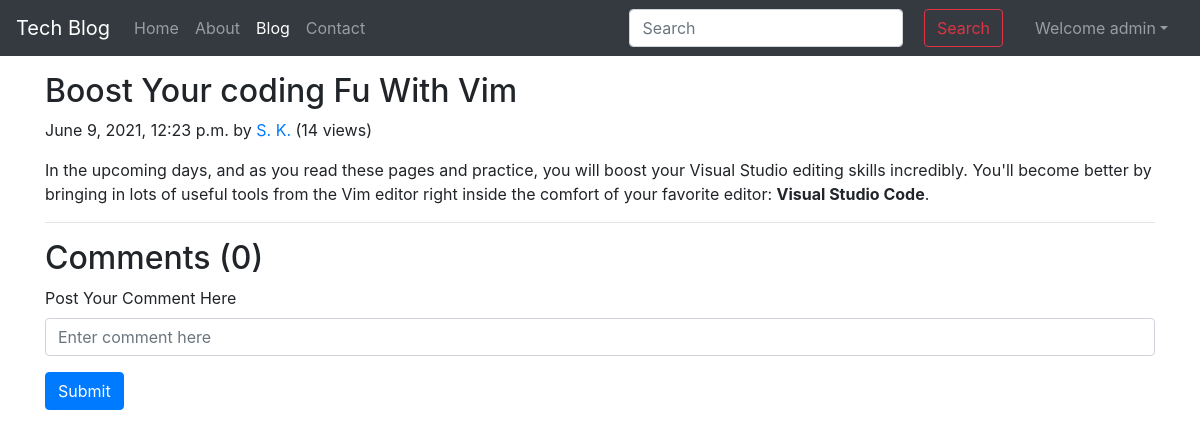
The app's page /blog/boost-your-coding-fu-with-vim (signed in) with its own data.
### blog/models.py (models this page shows, shortened)
class Post(models.Model):
    sno = models.AutoField(primary_key=True)
    title = models.CharField(max_length=255)
    content = models.TextField()
    noOfViews = models.IntegerField(default=0)
    author = models.CharField(max_length=13)
    slug = models.CharField(max_length=130, default="")
    timeStamp = models.DateTimeField(blank=True)

### blog/views.py (the view)
# urls.py: path("<str:slug>", views.blogPost, name="blogPost"),
def blogPost(request, slug):
    post = Post.objects.filter(slug=slug).first()
    post.noOfViews += 1
    post.save()
    comments = BlogComment.objects.filter(post=post, parent=None)
    replies = BlogComment.objects.filter(post=post).exclude(parent=None)
    replyDict = {}
    for reply in replies:
        if reply.parent.sno not in replyDict.keys():
            replyDict[reply.parent.sno] = [reply]  # creating a list
        else:
            replyDict[reply.parent.sno].append(reply)  # appending to the list
    context = {"post": post, "comments": comments, "user": request.user, "replyDict": replyDict}
    return render(request, "blog/blogPost.html", context)

### templates/blog/blogPost.html (shortened to what this page needs)
{% extends 'base.html' %}
{% block blogactive %} active {% endblock blogactive %}
{% block body %}
{% load humanize %}
{% load extras %}
<div class="container my-3">
    <h2 class="blog-post-title">{{post.title}}</h2>
    <p class="blog-post-meta">{{post.timeStamp}} by <a href="/about">{{post.author}}</a>
    <span>({{ post.noOfViews }} views)</span>
    </p>
    <p>{{post.content | safe}}</p>
    <hr>
</div>
<div class="container">
    <h2>Comments ({{ comments.count }})</h2>
    <div class="my-2">
        {% if user.is_authenticated %}
        <form action="/blog/postComment" method="POST"> {% csrf_token %}
            <div class="form-group">
                <label for="comment">Post Your Comment Here</label>
                <input type="text" class="form-control" name="comment" id="comment" placeholder="Enter comment here">
            </div>
            <button type="submit" class="btn btn-primary">Submit</button>
        </form>
        {% else %}
        <p>Please login to post comment.</p>
        {% endif %}
    </div>
</div>
{% endblock body %}

### templates/base.html (shortened to what this page needs)
<!doctype html>
<html lang="en">
<head>
  <link rel="stylesheet" href="https://stackpath.bootstrapcdn.com/bootstrap/4.5.2/css/bootstrap.min.css"
>
</head>
<body>
  <nav class="navbar navbar-expand-lg navbar-dark bg-dark">
    <a class="navbar-brand" href="/">Tech Blog</a>
    <div class="collapse navbar-collapse" id="navbarSupportedContent">
      <ul class="navbar-nav mr-auto">
        <li class="nav-item {% block homeactive %}{% endblock homeactive %}">
          <a class="nav-link" href="/">Home <span class="sr-only">(current)</span></a>
        </li>
        <li class="nav-item {% block aboutactive %}{% endblock aboutactive %}">
          <a class="nav-link" href="/about">About</a>
        </li>
        <li class="nav-item {% block blogactive %}{% endblock blogactive %}">
          <a class="nav-link" href="/blog">Blog</a>
        </li>
        <li class="nav-item {% block contactactive %}{% endblock contactactive %}">
          <a class="nav-link" href="/contact">Contact</a>
        </li>
      </ul>
      <div class="ml-auto form-inline">
        <form class="my-2 my-lg-0 mx-3" method="GET" action="/search">
          <input class="form-control mr-sm-2" type="search" name="query" id="query" placeholder="Search"
            aria-label="Search">
          <button class="btn btn-outline-danger m-2 my-sm-0" type="submit">Search</button>
        </form>
        {% if user.is_authenticated %}
        <ul class="navbar-nav ml-auto">
          <li class="nav-item dropdown mr-2">
            <a class="nav-link dropdown-toggle" data-toggle="dropdown" href="#" role="button" aria-haspopup="true"
              aria-expanded="false">Welcome {{request.user}}</a>
          </li>
        </ul>
        {% endif %}
      </div>
    </div>
  </nav>
  {% block body %}{% endblock body %}
</body>
</html>

### records on screen
Post: title "Boost Your coding Fu With Vim", timeStamp "June 9, 2021, 12:23 p.m.", author "S. K.", noOfViews "14", content "In the upcoming days, and as you read these pages and practice, you will boost your Visual Studio editing skills incredibly. You'll become better by bringing in lots of useful tools from the Vim editor right inside the comfort of your favorite editor: Visual Studio Code ."

### other values on screen
{{ request.user }} "admin"
{{ comments.count }} "0"
